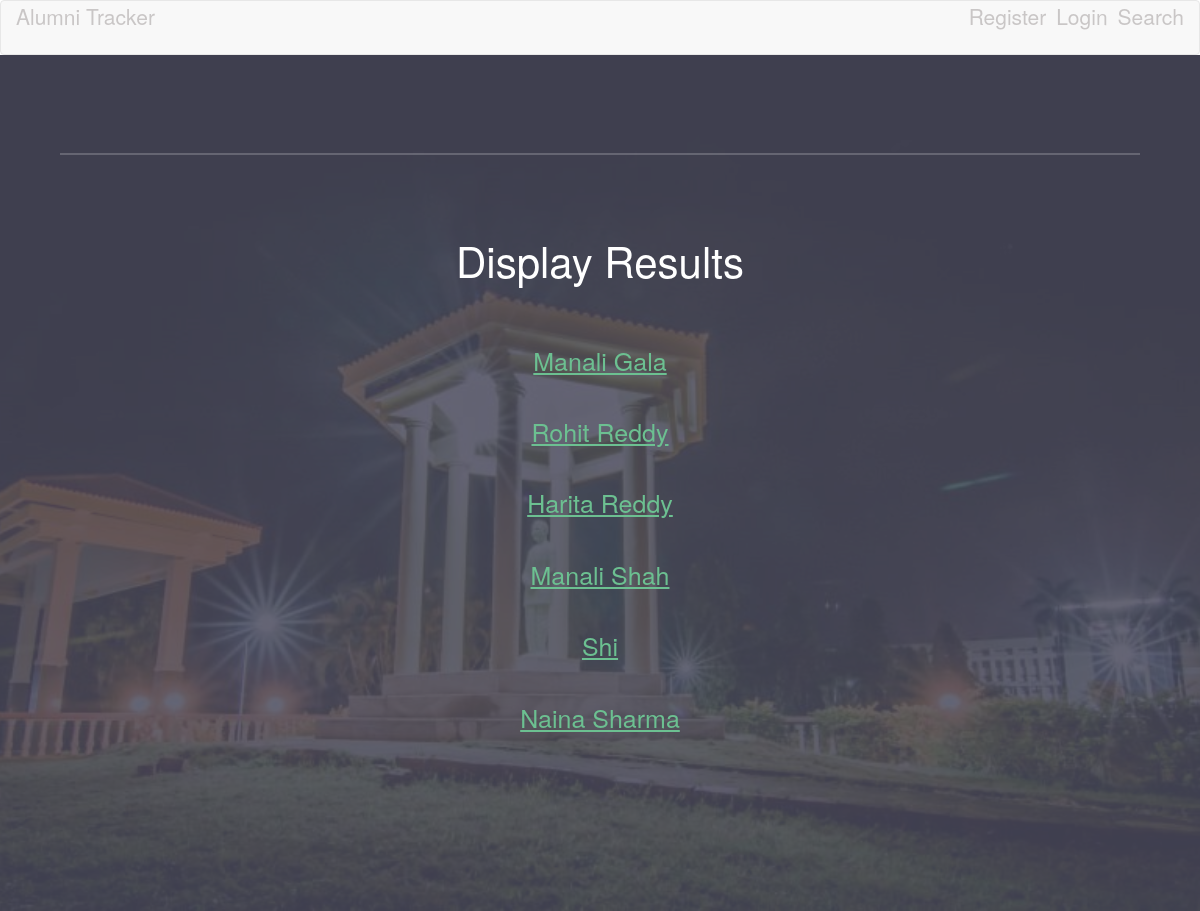
The page /alumni_tracker/search/display/ on the database as committed earlier.
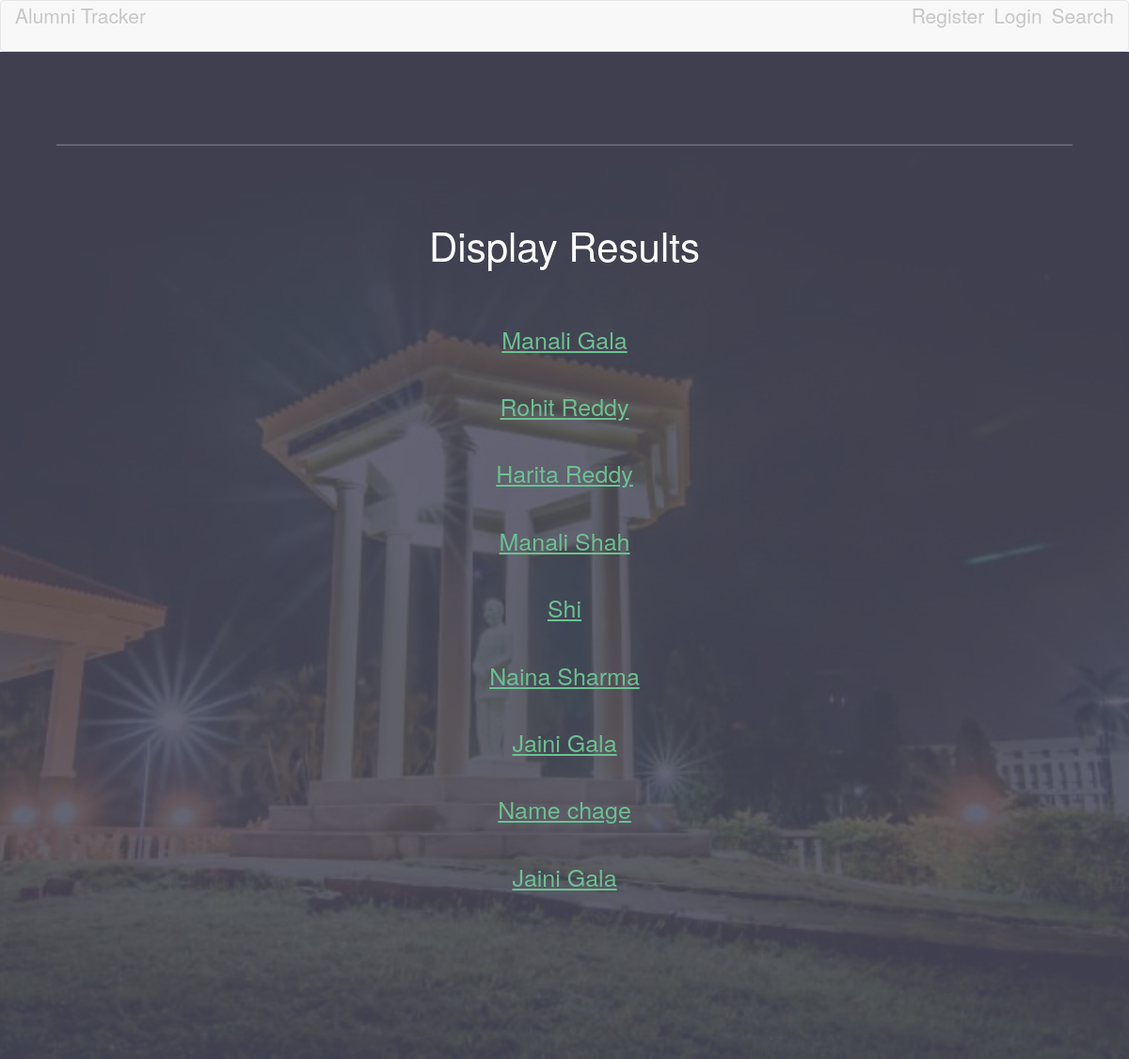
The same page on the database as committed later.
### alumni_tracker/models.py (models this page shows, shortened)
class Alumnus(models.Model):
	alumni_name = models.CharField(max_length=100)
	roll_no = models.CharField(max_length=7,primary_key=True)
	present_city = models.ForeignKey(Location,on_delete=models.SET_NULL,null=True)
	email_id = models.CharField(max_length=20,null=True)
	dept_code = models.ForeignKey(Department,on_delete=models.SET_NULL,null=True)
	grad_year = models.IntegerField()
	cgpa = models.IntegerField()
	github = models.CharField(max_length=30)
	linkedin = models.CharField(max_length=30)

### alumni_tracker/views.py (the view, shortened to what this page needs)
# urls.py: url(r'^search/display/(?P<pk>[0-9]+[A-Z]+[0-9]+)/$', views.details, name='details'),
def display(request):
	alumni_results = Alumnus.objects.all()
	name = request.GET.get("name")
	grad_year= request.GET.get("grad_year")
	present_city= request.GET.get("present_city")
	dept_code= request.GET.get("dept_code")
	school_name= request.GET.get("school_name")
	company_name= request.GET.get("company_name")
	flag=1
	if name:
		alumni_results = alumni_results.filter(
			Q(alumni_name__icontains=name)
		).distinct()
	if grad_year:
		alumni_results = alumni_results.filter(
		Q(grad_year__exact=grad_year)
	).distinct()
	if present_city:
		alumni_results = alumni_results.filter(
		Q(present_city__city__icontains=present_city)
	).distinct()
	if dept_code:
		alumni_results = alumni_results.filter(
		Q(dept_code__dept_code__icontains=dept_code)
	).distinct()
	if flag==1:
		return render(request, 'alumni_tracker/display.html', {'alumni_list': alumni_results})
	else:
		return render(request, 'alumni_tracker/display.html', {'alumni_list': alumni_results})

### alumni_tracker/templates/alumni_tracker/display.html (shortened to what this page needs)
{% load staticfiles %}
<!DOCTYPE html>
<html >
<head>
        <link rel="stylesheet" type="text/css" href="{% static 'alumni_tracker/font-awesome.min.css' %}">
        <link rel="stylesheet" href="https://maxcdn.bootstrapcdn.com/bootstrap/3.3.6/css/bootstrap.min.css">
    <link rel="stylesheet" type="text/css" href="{% static 'alumni_tracker/display.css' %}">
</head>
<body>
  <nav class="navbar navbar-default" style="margin-bottom: 0px">
            <div class="container-fluid">
                <div class="navbar-header">
                    <h4><a href="{% url 'alumni_tracker:home' %}">Alumni Tracker</a></h4>
                </div>
                <div class="navbar-header" style="float: right; padding-left : 10px">
                    <h4><a href="{% url 'alumni_tracker:search' %}">Search</a></h4>
                </div>
                <div class="navbar-header" style="float: right; padding-left : 10px">
                    <h4><a href="{% url 'alumni_tracker:login' %}">Login</a></h4>
                </div>
                <div class="navbar-header" style="float: right; padding-left : 10px">
                    <h4><a href="{% url 'alumni_tracker:registration' %}">Register</a></h4>
                </div>
            </div>
        </nav>
        <div class="textdiv">
        <section id="banner">
        <div class="inner">
          <header>
            <h1>Display Results</h1>
          </header>
          <br>
          <div class="flex ">
              <div>
             <p style="font-size:25px">
        {% for alumni in alumni_list %}
              <a  id="alumnus_name" href="{% url 'alumni_tracker:details'   alumni.roll_no %}">{{alumni.alumni_name}}</a><br><br>
        {% endfor %}
                </p>
            </div>
        </div>
      </section>
        </div>
</body>
</html>

Rows that differ between the two databases and show on the page:
added Alumnus: alumni_name "Jaini Gala"
added Alumnus: alumni_name "Name chage"
added Alumnus: alumni_name "Jaini Gala"
